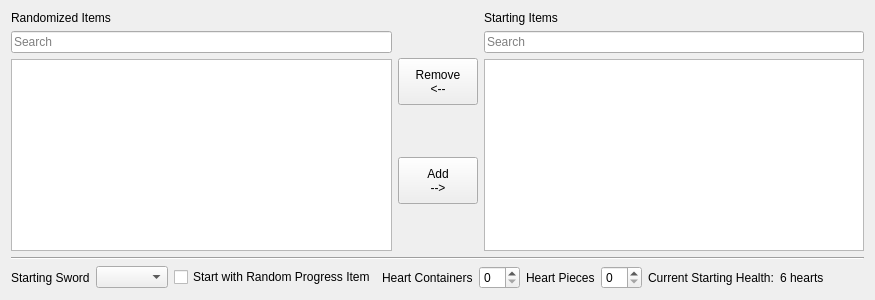
      <widget class="QWidget" name="tab_starting_items">
       <attribute name="title">
        <string>Starting Items</string>
       </attribute>
       <layout class="QHBoxLayout" name="horizontalLayout_8">
        <item>
         <layout class="QVBoxLayout" name="vlay_starting_items">
          <item>
           <layout class="QHBoxLayout" name="hlay_starting_items_body">
            <item>
             <layout class="QVBoxLayout" name="vlay_randomized_items_section">
              <item>
               <widget class="QLabel" name="label_randomized_items">
                <property name="text">
                 <string>Randomized Items</string>
                </property>
               </widget>
              </item>
              <item>
               <widget class="QLineEdit" name="randomized_items_free_search">
                <property name="text">
                 <string/>
                </property>
                <property name="placeholderText">
                 <string>Search</string>
                </property>
                <property name="clearButtonEnabled">
                 <bool>true</bool>
                </property>
               </widget>
              </item>
              <item>
               <widget class="QListView" name="randomized_items">
                <property name="sizePolicy">
                 <sizepolicy hsizetype="Expanding" vsizetype="Expanding">
                  <horstretch>0</horstretch>
                  <verstretch>0</verstretch>
                 </sizepolicy>
                </property>
                <property name="editTriggers">
                 <set>QAbstractItemView::NoEditTriggers</set>
                </property>
                <property name="showDropIndicator" stdset="0">
                 <bool>false</bool>
                </property>
                <property name="selectionMode">
                 <enum>QAbstractItemView::MultiSelection</enum>
                </property>
                <property name="selectionRectVisible">
                 <bool>false</bool>
                </property>
               </widget>
              </item>
             </layout>
            </item>
            <item>
             <layout class="QVBoxLayout" name="vlay_starting_items_controls">
              <property name="sizeConstraint">
               <enum>QLayout::SetDefaultConstraint</enum>
              </property>
              <item>
               <spacer name="vspace_starting_items_controls_upper">
                <property name="orientation">
                 <enum>Qt::Vertical</enum>
                </property>
                <property name="sizeHint" stdset="0">
                 <size>
                  <width>20</width>
                  <height>40</height>
                 </size>
                </property>
               </spacer>
              </item>
              <item>
               <widget class="QPushButton" name="randomize_item">
                <property name="sizePolicy">
                 <sizepolicy hsizetype="Minimum" vsizetype="Expanding">
                  <horstretch>0</horstretch>
                  <verstretch>0</verstretch>
                 </sizepolicy>
                </property>
                <property name="text">
                 <string>Remove
&lt;--</string>
                </property>
               </widget>
              </item>
              <item>
               <spacer name="vspace_starting_items_controls_middle">
                <property name="orientation">
                 <enum>Qt::Vertical</enum>
                </property>
                <property name="sizeHint" stdset="0">
                 <size>
                  <width>20</width>
                  <height>40</height>
                 </size>
                </property>
               </spacer>
              </item>
              <item>
               <widget class="QPushButton" name="start_with_item">
                <property name="sizePolicy">
                 <sizepolicy hsizetype="Minimum" vsizetype="Expanding">
                  <horstretch>0</horstretch>
                  <verstretch>0</verstretch>
                 </sizepolicy>
                </property>
                <property name="text">
                 <string>Add
--&gt;</string>
                </property>
               </widget>
              </item>
              <item>
               <spacer name="vspace_starting_items_controls_lower">
                <property name="orientation">
                 <enum>Qt::Vertical</enum>
                </property>
                <property name="sizeType">
                 <enum>QSizePolicy::Expanding</enum>
                </property>
                <property name="sizeHint" stdset="0">
                 <size>
                  <width>20</width>
                  <height>40</height>
                 </size>
                </property>
               </spacer>
              </item>
             </layout>
            </item>
            <item>
             <layout class="QVBoxLayout" name="vlay_starting_items_section">
              <item>
               <widget class="QLabel" name="label_starting_items">
                <property name="text">
                 <string>Starting Items</string>
                </property>
               </widget>
              </item>
              <item>
               <widget class="QLineEdit" name="starting_items_free_search">
                <property name="text">
                 <string/>
                </property>
                <property name="placeholderText">
                 <string>Search</string>
                </property>
                <property name="clearButtonEnabled">
                 <bool>true</bool>
                </property>
               </widget>
              </item>
              <item>
               <widget class="QListView" name="starting_items">
                <property name="sizePolicy">
                 <sizepolicy hsizetype="Expanding" vsizetype="Expanding">
                  <horstretch>0</horstretch>
                  <verstretch>0</verstretch>
                 </sizepolicy>
                </property>
                <property name="editTriggers">
                 <set>QAbstractItemView::NoEditTriggers</set>
                </property>
                <property name="showDropIndicator" stdset="0">
                 <bool>false</bool>
                </property>
                <property name="selectionMode">
                 <enum>QAbstractItemView::MultiSelection</enum>
                </property>
                <property name="selectionRectVisible">
                 <bool>false</bool>
                </property>
               </widget>
              </item>
             </layout>
            </item>
           </layout>
          </item>
          <item>
           <widget class="Line" name="line_starting_items_divider">
            <property name="orientation">
             <enum>Qt::Horizontal</enum>
            </property>
           </widget>
          </item>
          <item>
           <layout class="QHBoxLayout" name="hlay_starting_items_misc_options">
            <property name="bottomMargin">
             <number>0</number>
            </property>
            <item>
             <layout class="QHBoxLayout" name="hlay_starting_sword">
              <item>
               <widget class="QLabel" name="label_for_option_starting_sword">
                <property name="text">
                 <string>Starting Sword</string>
                </property>
               </widget>
              </item>
              <item>
               <widget class="QComboBox" name="option_starting_sword"/>
              </item>
             </layout>
            </item>
            <item>
             <widget class="QCheckBox" name="option_random_starting_item">
              <property name="sizePolicy">
               <sizepolicy hsizetype="Minimum" vsizetype="Fixed">
                <horstretch>0</horstretch>
                <verstretch>0</verstretch>
               </sizepolicy>
              </property>
              <property name="text">
               <string>Start with Random Progress Item</string>
              </property>
             </widget>
            </item>
            <item>
             <layout class="QHBoxLayout" name="hlay_heart_containters">
              <item>
               <widget class="QLabel" name="label_for_option_starting_heart_containers">
                <property name="sizePolicy">
                 <sizepolicy hsizetype="Minimum" vsizetype="Preferred">
                  <horstretch>0</horstretch>
                  <verstretch>0</verstretch>
                 </sizepolicy>
                </property>
                <property name="text">
                 <string>Heart Containers</string>
                </property>
               </widget>
              </item>
              <item>
               <widget class="QSpinBox" name="option_starting_heart_containers">
                <property name="sizePolicy">
                 <sizepolicy hsizetype="Minimum" vsizetype="Fixed">
                  <horstretch>0</horstretch>
                  <verstretch>0</verstretch>
                 </sizepolicy>
                </property>
                <property name="maximumSize">
                 <size>
                  <width>41</width>
                  <height>16777215</height>
                 </size>
                </property>
               </widget>
              </item>
             </layout>
            </item>
            <item>
             <layout class="QHBoxLayout" name="hlay_heart_pieces">
              <item>
               <widget class="QLabel" name="label_for_option_starting_heart_pieces">
                <property name="sizePolicy">
                 <sizepolicy hsizetype="Minimum" vsizetype="Preferred">
                  <horstretch>0</horstretch>
                  <verstretch>0</verstretch>
                 </sizepolicy>
                </property>
                <property name="text">
                 <string>Heart Pieces</string>
                </property>
               </widget>
              </item>
              <item>
               <widget class="QSpinBox" name="option_starting_heart_pieces">
                <property name="sizePolicy">
                 <sizepolicy hsizetype="Minimum" vsizetype="Fixed">
                  <horstretch>0</horstretch>
                  <verstretch>0</verstretch>
                 </sizepolicy>
                </property>
                <property name="maximumSize">
                 <size>
                  <width>41</width>
                  <height>16777215</height>
                 </size>
                </property>
               </widget>
              </item>
             </layout>
            </item>
            <item>
             <widget class="QLabel" name="label_current_starting_health">
              <property name="text">
               <string>Current Starting Health:</string>
              </property>
             </widget>
            </item>
            <item>
             <widget class="QLabel" name="current_starting_health_counter">
              <property name="text">
               <string>6 hearts</string>
              </property>
             </widget>
            </item>
            <item>
             <spacer name="hspace_starting_items_misc">
              <property name="orientation">
               <enum>Qt::Horizontal</enum>
              </property>
              <property name="sizeType">
               <enum>QSizePolicy::Expanding</enum>
              </property>
              <property name="sizeHint" stdset="0">
               <size>
                <width>40</width>
                <height>20</height>
               </size>
              </property>
             </spacer>
            </item>
           </layout>
          </item>
         </layout>
        </item>
       </layout>
      </widget>
